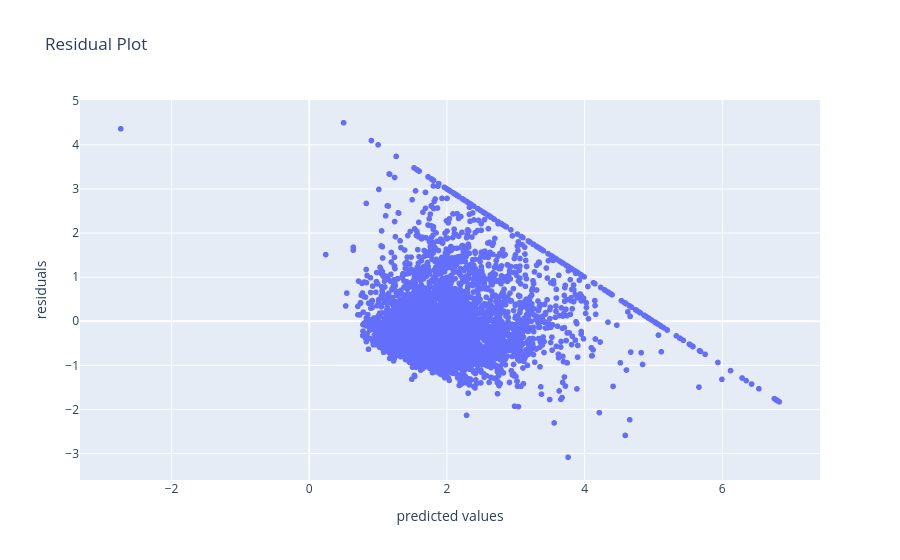

The code cell stored with this chart in its notebook:
### Code cell
# Residual Plot
residuals = y_test - y_pred
px.scatter(x=y_pred, y=residuals, labels={"x": "predicted values", "y": "residuals"}, title="Residual Plot")

### Figure 1 — Plotly figure (JSON) as saved in the notebook; plotly's stock layout.template omitted (floating-point values rounded to 4 significant figures; data arrays with more than 128 entries replaced by an {"elided": "..."} marker saying what was removed)
{"data": [{"hovertemplate": "predicted values=%{x}<br>residuals=%{y}<extra></extra>", "legendgroup": "", "marker": {"color": "#636efa", "symbol": "circle"}, "mode": "markers", "name": "", "showlegend": false, "type": "scattergl", "x": {"elided": "4128 float values"}, "xaxis": "x", "y": {"elided": "4128 float values"}, "yaxis": "y"}], "layout": {"legend": {"tracegroupgap": 0}, "title": {"text": "Residual Plot"}, "xaxis": {"anchor": "y", "domain": [0, 1], "title": {"text": "predicted values"}}, "yaxis": {"anchor": "x", "domain": [0, 1], "title": {"text": "residuals"}}}}
